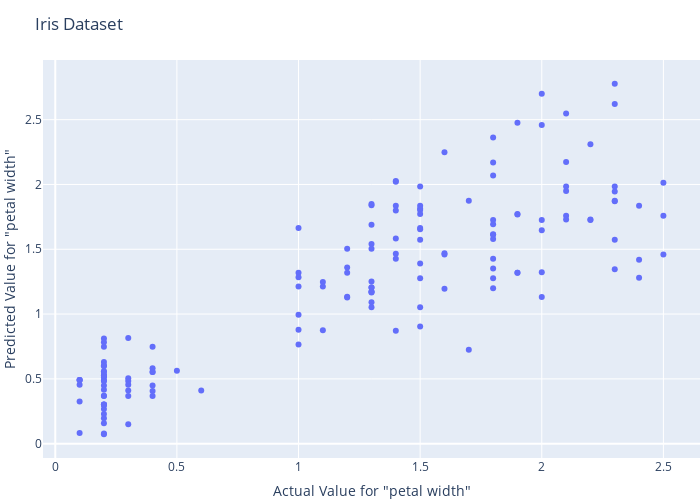

The code cell stored with this chart in its notebook:
### Markdown cell above
**Plot the actual and predicted values.**

### Code cell
import plotly.express as px

df['prediction'] = model.predict(X)

fig = px.scatter(df,
                 x='petal_width',
                 y='prediction',
                 labels={'petal_width': 'Actual Value for "petal width"',
                         'prediction': 'Predicted Value for "petal width"'},
                 )
fig.update_layout(title='Iris Dataset',
                  autosize=False,
                  width=700,
                  height=500,
                  margin=dict(
                      l=0,
                      r=0,
                      b=0,
                  ), )

fig.show()

### Figure 1 — Plotly figure (JSON) as saved in the notebook; plotly's stock layout.template omitted (floating-point values rounded to 4 significant figures; data arrays with more than 128 entries replaced by an {"elided": "..."} marker saying what was removed)
{"data": [{"hovertemplate": "Actual Value for \"petal width\"=%{x}<br>Predicted Value for \"petal width\"=%{y}<extra></extra>", "legendgroup": "", "marker": {"color": "#636efa", "symbol": "circle"}, "mode": "markers", "name": "", "orientation": "v", "showlegend": false, "type": "scatter", "x": {"elided": "150 float values"}, "xaxis": "x", "y": {"elided": "150 float values"}, "yaxis": "y"}], "layout": {"autosize": false, "height": 500, "legend": {"tracegroupgap": 0}, "margin": {"b": 0, "l": 0, "r": 0, "t": 60}, "title": {"text": "Iris Dataset"}, "width": 700, "xaxis": {"anchor": "y", "domain": [0, 1], "title": {"text": "Actual Value for \"petal width\""}}, "yaxis": {"anchor": "x", "domain": [0, 1], "title": {"text": "Predicted Value for \"petal width\""}}}}
